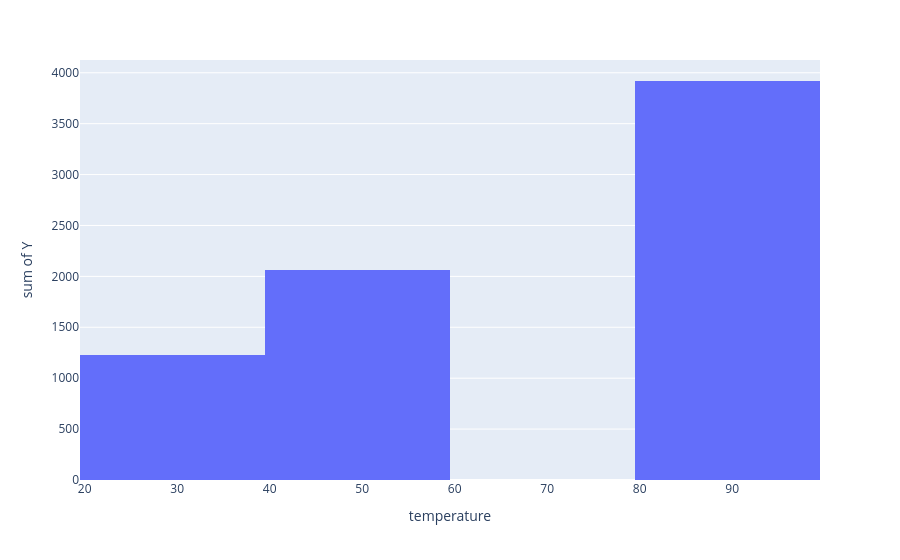

Source (notebook cell):
### Code cell
px.histogram(data_frame=data , x='temperature', y='Y')

### Figure 1 — Plotly figure (JSON) as saved in the notebook; plotly's stock layout.template omitted (floating-point values rounded to 4 significant figures; data arrays with more than 128 entries replaced by an {"elided": "..."} marker saying what was removed)
{"data": [{"bingroup": "x", "histfunc": "sum", "hovertemplate": "temperature=%{x}<br>sum of Y=%{y}<extra></extra>", "legendgroup": "", "marker": {"color": "#636efa", "pattern": {"shape": ""}}, "name": "", "orientation": "v", "showlegend": false, "type": "histogram", "x": {"elided": "12684 int values"}, "xaxis": "x", "y": {"elided": "12684 int values"}, "yaxis": "y"}], "layout": {"barmode": "relative", "legend": {"tracegroupgap": 0}, "margin": {"t": 60}, "xaxis": {"anchor": "y", "domain": [0, 1], "title": {"text": "temperature"}}, "yaxis": {"anchor": "x", "domain": [0, 1], "title": {"text": "sum of Y"}}}}
